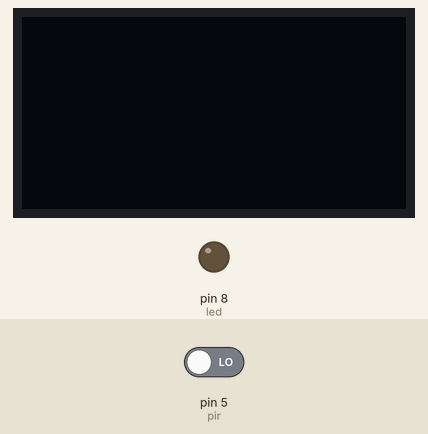
A sketch run on a simulated Arduino Uno, built with avr-gcc and run on an emulated ATmega328P. On the bench: 128×64 one-colour display, output pins drawn as LEDs (lit = HIGH). Inputs (shaded band) come from the test bench; at power-on: pin 5 (pir) LOW.

Above: at 1.2 s.
1.3 s: pin 5 (pir) driven HIGH
At 2.4 s:
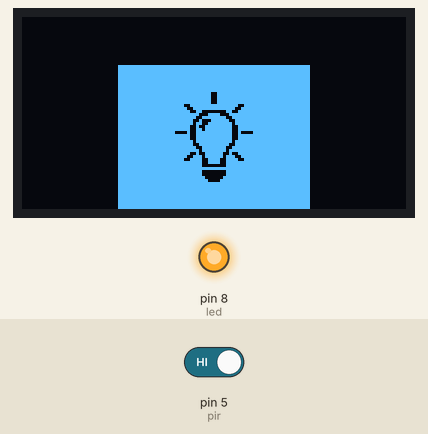
2.8 s: pin 5 (pir) driven LOW
At 3.3 s:
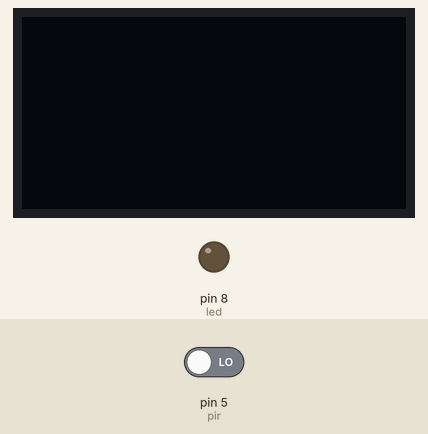
Timing chart, 0 to 5.8 s (numbered marks = the images above; inputs shaded):
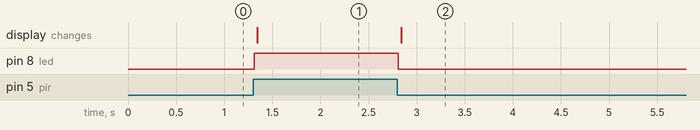

Measured:
- after the input at 1.3 s, pin 8 (led): LOW → HIGH at once; the display: changes after 0.05 s (image 1)
- after the input at 2.8 s, pin 8 (led): HIGH → LOW at once; the display: changes at once (image 2)

The sketch:

punto_21.ino
```cpp
//Punto 21
#include <Adafruit_SSD1306.h> //Librerías para manejar pantalla Oled
#include <Wire.h>
#include<Adafruit_GFX.h>

#define ANCHO 128 //Parámetros de la pantalla oled
#define ALTO 64
#define OLED_RESET -1
#define SCREEN_ADDRESS 0x3C

Adafruit_SSD1306 oled(ANCHO, ALTO, &Wire, OLED_RESET); //Elemento que se refiere a dichos parámetros

const unsigned char epd_bitmap_gettyimages_2171182324_612x612 [] PROGMEM = { //Bloque hexadecimal de una imágen
  0xff, 0xff, 0xff, 0xff, 0xff, 0xff, 0xff, 0xff, 0xff, 0xff, 0xff, 0xff, 0xff, 0xff, 0xff, 0xff,
  0xff, 0xff, 0xff, 0xff, 0xff, 0xff, 0xff, 0xff, 0xff, 0xff, 0xff, 0xff, 0xff, 0xff, 0xff, 0xff,
  0xff, 0xff, 0xff, 0xff, 0xff, 0xff, 0xff, 0xff, 0xff, 0xff, 0xff, 0xff, 0xff, 0xff, 0xff, 0xff,
  0xff, 0xff, 0xff, 0xff, 0xff, 0xff, 0xff, 0xff, 0xff, 0xff, 0xff, 0xff, 0xff, 0xff, 0xff, 0xff,
  0xff, 0xff, 0xff, 0xff, 0xff, 0xff, 0xff, 0xff, 0xff, 0xff, 0xff, 0xfe, 0x7f, 0xff, 0xff, 0xff,
  0xff, 0xff, 0xff, 0xfe, 0x7f, 0xff, 0xff, 0xff, 0xff, 0xff, 0xff, 0xfe, 0x7f, 0xff, 0xff, 0xff,
  0xff, 0xff, 0xff, 0xfe, 0x7f, 0xff, 0xff, 0xff, 0xff, 0xff, 0xfc, 0xff, 0xff, 0x3f, 0xff, 0xff,
  0xff, 0xff, 0xfe, 0x7f, 0xfe, 0x7f, 0xff, 0xff, 0xff, 0xff, 0xff, 0x30, 0x0c, 0xff, 0xff, 0xff,
  0xff, 0xff, 0xff, 0xe3, 0xc7, 0xff, 0xff, 0xff, 0xff, 0xff, 0xff, 0xcf, 0xf3, 0xff, 0xff, 0xff,
  0xff, 0xff, 0xff, 0x91, 0xf9, 0xff, 0xff, 0xff, 0xff, 0xff, 0xff, 0xb3, 0xfd, 0xff, 0xff, 0xff,
  0xff, 0xff, 0xff, 0x27, 0xfc, 0xff, 0xff, 0xff, 0xff, 0xff, 0xff, 0x37, 0xfc, 0xff, 0xff, 0xff,
  0xff, 0xff, 0xe1, 0x3f, 0xfc, 0x87, 0xff, 0xff, 0xff, 0xff, 0xff, 0x3f, 0xfc, 0xff, 0xff, 0xff,
  0xff, 0xff, 0xff, 0x3f, 0xfc, 0xff, 0xff, 0xff, 0xff, 0xff, 0xff, 0xbf, 0xfd, 0xff, 0xff, 0xff,
  0xff, 0xff, 0xff, 0x9f, 0xf9, 0xff, 0xff, 0xff, 0xff, 0xff, 0xff, 0xcf, 0xf3, 0xff, 0xff, 0xff,
  0xff, 0xff, 0xff, 0xef, 0xf7, 0xff, 0xff, 0xff, 0xff, 0xff, 0xff, 0x27, 0xe4, 0xff, 0xff, 0xff,
  0xff, 0xff, 0xfe, 0x77, 0xee, 0x7f, 0xff, 0xff, 0xff, 0xff, 0xfc, 0xf3, 0xcf, 0x3f, 0xff, 0xff,
  0xff, 0xff, 0xff, 0xf3, 0xcf, 0xff, 0xff, 0xff, 0xff, 0xff, 0xff, 0xf0, 0x0f, 0xff, 0xff, 0xff,
  0xff, 0xff, 0xff, 0xff, 0xff, 0xff, 0xff, 0xff, 0xff, 0xff, 0xff, 0xf0, 0x0f, 0xff, 0xff, 0xff,
  0xff, 0xff, 0xff, 0xf0, 0x0f, 0xff, 0xff, 0xff, 0xff, 0xff, 0xff, 0xf8, 0x1f, 0xff, 0xff, 0xff,
  0xff, 0xff, 0xff, 0xfc, 0x3f, 0xff, 0xff, 0xff, 0xff, 0xff, 0xff, 0xff, 0xff, 0xff, 0xff, 0xff,
  0xff, 0xff, 0xff, 0xff, 0xff, 0xff, 0xff, 0xff, 0xff, 0xff, 0xff, 0xff, 0xff, 0xff, 0xff, 0xff,
  0xff, 0xff, 0xff, 0xff, 0xff, 0xff, 0xff, 0xff, 0xff, 0xff, 0xff, 0xff, 0xff, 0xff, 0xff, 0xff,
  0xff, 0xff, 0xff, 0xff, 0xff, 0xff, 0xff, 0xff, 0xff, 0xff, 0xff, 0xff, 0xff, 0xff, 0xff, 0xff,
  0xff, 0xff, 0xff, 0xff, 0xff, 0xff, 0xff, 0xff, 0xff, 0xff, 0xff, 0xff, 0xff, 0xff, 0xff, 0xff
};

int pir = 5; //Nombres de los pines
int led = 8;
int mov; //Variable sin asignación
void setup() {
  pinMode(pir, INPUT); //Se inicializa el pin para que meta la información
  pinMode(led, OUTPUT); //Se inicializa el pin para que saque la información

oled.begin(SSD1306_SWITCHCAPVCC, SCREEN_ADDRESS); //Se inicializa la pantalla
oled.clearDisplay(); //Se limpia la pantalla
  oled.display(); //Se muestra en la pantalla la información que reciba
}

void loop(){
  mov = digitalRead(pir); //La variable tendrá el valor de la información que lea del pin
  if (mov == HIGH) { //Condición: Si la variable es igual a la señal PWM 1
    digitalWrite(led, HIGH); //El pin escribe una señal PWM de 1
     oled.clearDisplay(); //La pantalla se limpia
     oled.drawBitmap( //La pantalla dibuja la imagen
      32, 16, //Ubicación de la imagen
      epd_bitmap_gettyimages_2171182324_612x612, //El nombre de la imágen
      64, 48, //Tamaño de la imágen
      SSD1306_WHITE //Color de la imágen
      );


    oled.display(); //Que la información se muestre en la pantalla
  }
  else { //Si no se cumple la condición
    digitalWrite(led, LOW); //El pin escribe una señal PWM de 0
    oled.clearDisplay(); //La pantalla se limpia
    oled.display(); //Se muestra en la pantalla
  }
}
//Prueba física: https://youtube.com/shorts/DjPZWq-gxjQ?feature=share
```
